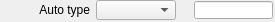
   <widget class="caFrame" name="caFrame_18">
    <property name="geometry">
     <rect>
      <x>47</x>
      <y>675</y>
      <width>275</width>
      <height>22</height>
     </rect>
    </property>
    <widget class="caLabel" name="caLabel_42">
     <property name="geometry">
      <rect>
       <x>0</x>
       <y>0</y>
       <width>90</width>
       <height>20</height>
      </rect>
     </property>
     <property name="frameShape">
      <enum>QFrame::NoFrame</enum>
     </property>
     <property name="text">
      <string>Auto type</string>
     </property>
     <property name="alignment">
      <set>Qt::AlignAbsolute|Qt::AlignRight|Qt::AlignTrailing|Qt::AlignVCenter</set>
     </property>
     <property name="fontScaleMode">
      <enum>ESimpleLabel::Height</enum>
     </property>
     <property name="foreground">
      <color>
       <red>0</red>
       <green>0</green>
       <blue>0</blue>
      </color>
     </property>
     <property name="background">
      <color alpha="0">
       <red>0</red>
       <green>0</green>
       <blue>0</blue>
      </color>
     </property>
    </widget>
    <widget class="caMenu" name="caMenu_8">
     <property name="geometry">
      <rect>
       <x>96</x>
       <y>0</y>
       <width>80</width>
       <height>20</height>
      </rect>
     </property>
     <property name="channel" stdset="0">
      <string>$(P)$(R)AutoDataType</string>
     </property>
     <property name="colorMode">
      <enum>caMenu::Static</enum>
     </property>
     <property name="foreground">
      <color>
       <red>0</red>
       <green>0</green>
       <blue>0</blue>
      </color>
     </property>
     <property name="background">
      <color>
       <red>115</red>
       <green>223</green>
       <blue>255</blue>
      </color>
     </property>
    </widget>
    <widget class="caLineEdit" name="caLineEdit_33">
     <property name="geometry">
      <rect>
       <x>194</x>
       <y>1</y>
       <width>79</width>
       <height>18</height>
      </rect>
     </property>
     <property name="alignment">
      <set>Qt::AlignAbsolute|Qt::AlignCenter|Qt::AlignHCenter|Qt::AlignVCenter</set>
     </property>
     <property name="channel" stdset="0">
      <string>$(P)$(R)AutoDataType_RBV</string>
     </property>
     <property name="foreground">
      <color>
       <red>10</red>
       <green>0</green>
       <blue>184</blue>
      </color>
     </property>
     <property name="background">
      <color>
       <red>187</red>
       <green>187</green>
       <blue>187</blue>
      </color>
     </property>
     <property name="colorMode">
      <enum>caLineEdit::Static</enum>
     </property>
     <property name="precisionMode">
      <enum>caLineEdit::Channel</enum>
     </property>
     <property name="limitsMode">
      <enum>caLineEdit::Channel</enum>
     </property>
     <property name="maxValue">
      <double>1.000000000000000</double>
     </property>
     <property name="minValue">
      <double>0.000000000000000</double>
     </property>
     <property name="fontScaleMode">
      <enum>caLineEdit::Height</enum>
     </property>
     <property name="formatType">
      <enum>caLineEdit::string</enum>
     </property>
    </widget>
   </widget>
